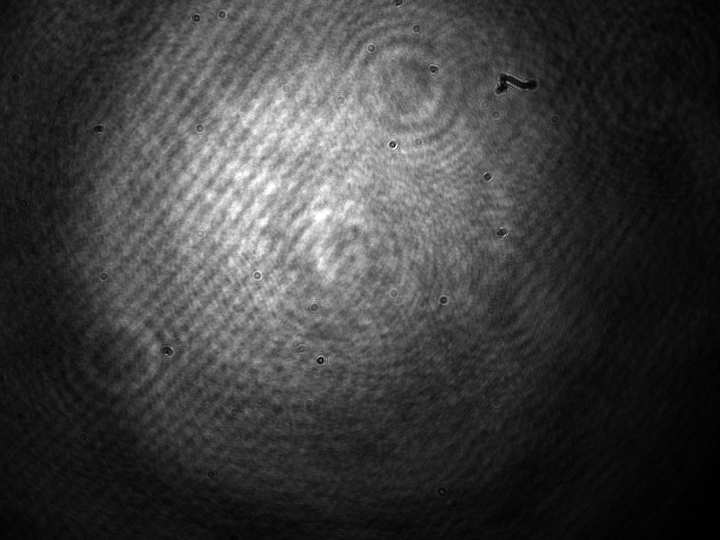
#> input picture data/mot_beam_images/Rb_pre_change/south_vert.png, 1440 x 1080 px (shown at 1/2 size)
$ jupyter execute --allow-errors beam_fitter.ipynb
#> lines starting #> are read from the running program, lines starting #| are printed output that depends on the picture
[cell 1]
import numpy as np
import matplotlib.pyplot as plt
from scipy.optimize import curve_fit
from PIL import Image


px_to_um_flir = 3.45  # pixel-to-micron conversion factor
px_to_um_thorlabs = 5.2

def focal_length(D, MFD, lambda_=767e-9):
    """"""
    return np.pi * D * MFD / (4*lambda_)

def gaussian_1d(x, amplitude, mean, stddev, offset):
    return amplitude * np.exp(-((x - mean)**2) / (2 * stddev**2)) + offset

def gaussian_2d(xy, amplitude, x0, y0, sigma_x, sigma_y, theta, offset):
    x, y = xy
    a = (np.cos(theta)**2) / (2 * sigma_x**2) + (np.sin(theta)**2) / (2 * sigma_y**2)
    b = -(np.sin(2 * theta)) / (4 * sigma_x**2) + (np.sin(2 * theta)) / (4 * sigma_y**2)
    c = (np.sin(theta)**2) / (2 * sigma_x**2) + (np.cos(theta)**2) / (2 * sigma_y**2)
    g = amplitude * np.exp(-(a * (x - x0)**2 + 2 * b * (x - x0) * (y - y0) + c * (y - y0)**2)) + offset
    return g.ravel()

def fit_image_data(image_path, title='', px_to_um = 3.45, figsize=(4,3)):
    # 1. Load Image
#> called with title = 'Rb South Vertical', px_to_um = 3.45, figsize = (4, 3)
    img = Image.open(image_path).convert('L')  # Convert to grayscale
#> img is the input picture: PIL image 1440x1080 L; min 0, max 255, mean 61.9
    data = np.asarray(img, dtype=float)

    rows, cols = data.shape
#> rows = 1080; cols = 1440
    x = np.arange(cols)
#> x = 1440 values from 0 to 1439
    y = np.arange(rows)
#> y = 1080 values from 0 to 1079
    X, Y = np.meshgrid(x, y)

    # 2. Marginal Projections (1D)
    x_data = np.sum(data, axis=0)
#> x_data = 1440 values, max 131194 at index 520, min 7490 at index 1439, mean 66875.8
    y_data = np.sum(data, axis=1)
#> y_data = 1080 values, max 142918 at index 346, min 15730 at index 1079, mean 89167.7

    # Initial guesses for 1D [amp, mean, stddev, offset]
    p0_x = [np.max(x_data), np.argmax(x_data), 10, np.min(x_data)]
#> p0_x = [131194, 520, 10, 7490]
    p0_y = [np.max(y_data), np.argmax(y_data), 10, np.min(y_data)]
#> p0_y = [142918, 346, 10, 15730]

    popt_x, pcov_x = curve_fit(gaussian_1d, x, x_data, p0=p0_x)
#> popt_x = [122297.5, 603.4, 293.1, 5839.1]; pcov_x = [[114741.8, 16, 195.5, -93202.7], [16, 0.303, 0.0363, -17.28], [195.5, 0.0363, 1.23, -322.9], [-93202.7, -17.28, -322.9, 115043.8]]
    popt_y, pcov_y = curve_fit(gaussian_1d, y, y_data, p0=p0_y)
#> popt_y = [127054.7, 370, 289.5, 12977.7]; pcov_y = [[136430.1, 29.3, 270.4, -132523.3], [29.3, 0.199, -0.0152, -23.98], [270.4, -0.0152, 1.13, -367.3], [-132523.3, -23.98, -367.3, 154130.7]]

    perr_x = np.sqrt(np.diag(pcov_x))
#> perr_x = [338.7, 0.551, 1.11, 339.2]
    perr_y = np.sqrt(np.diag(pcov_y))
#> perr_y = [369.4, 0.446, 1.06, 392.6]

    # 3. Full 2D Fit
    # Initial guess: [amp, x0, y0, sigma_x, sigma_y, theta, offset]
    p0_2d = [np.max(data), popt_x[1], popt_y[1], popt_x[2], popt_y[2], 0, np.min(data)]
#> p0_2d = [255, 603.4, 370, 293.1, 289.5, 0, 0]

    # Flatten grid for curve_fit
    popt_2d, pcov_2d = curve_fit(gaussian_2d, (X, Y), data.ravel(), p0=p0_2d)
#> popt_2d = [184.9, 607.5, 370.7, 273.8, 301.5, 2.49, 8]
    perr_2d = np.sqrt(np.diag(pcov_2d))
#> perr_2d = [0.0419, 0.0612, 0.0716, 0.0885, 0.0994, 0.00183, 0.0268]

    # 4. Printing Results
    print("--- 1D Marginal Fits ---")
    print(f"X-Margin Width (sigma): {px_to_um*abs(popt_x[2]):.0f}({1e1*px_to_um*abs(perr_x[2]):.0f})" + r"um")
#| X-Margin Width (sigma): 1011(38)um
    print(f"Y-Margin Width (sigma): {px_to_um*abs(popt_y[2]):.0f}({1e1*px_to_um*abs(perr_y[2]):.0f})" + r"um")
#| Y-Margin Width (sigma): 999(37)um

    print("\n--- 2D Gaussian Fit ---")
    print(f"Sigma_X: {px_to_um*abs(popt_2d[3]):.1f}({1e1*px_to_um*abs(perr_2d[3]):.0f})" + r"um")
#| Sigma_X: 944.6(3)um
    print(f"Sigma_Y: {px_to_um*abs(popt_2d[4]):.1f}({1e1*px_to_um*abs(perr_2d[4]):.0f})" + r"um")
#| Sigma_Y: 1040.0(3)um
    print(f"Rotation (Skew) Theta: {popt_2d[5]:.3f}({1e1*perr_2d[5]:.3f}) rad")
#| Rotation (Skew) Theta: 2.491(0.018) rad
    print(f" or {np.degrees(popt_2d[5]):.1f}({10*np.degrees(perr_2d[5]):.1f})°")
#|  or 142.7(1.0)°

    # 5. Plotting
    fig, ax = plt.subplots(1, 1, figsize=figsize)
    im = ax.imshow(data, cmap='viridis', origin='upper')
    ax.set_title(title)
    ax.set(xlabel=r'x (px)', ylabel=r'y (px)')

    # Overlay 2D fit contour
    Z_fit = gaussian_2d((X, Y), *popt_2d).reshape(rows, cols)
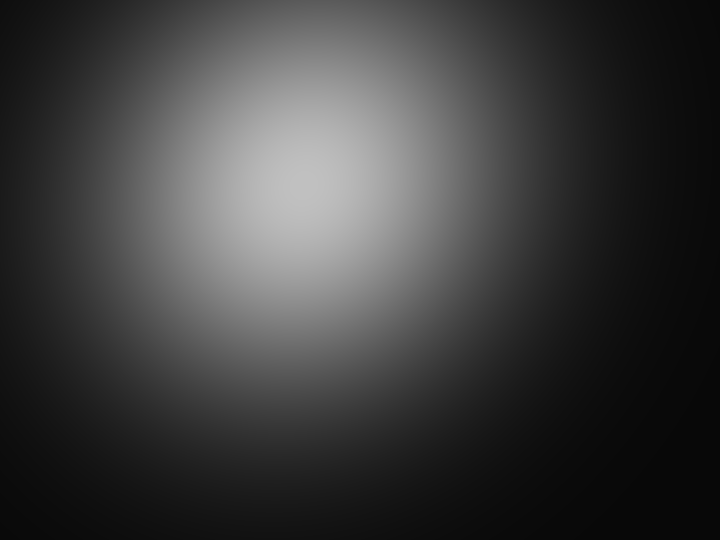
#> Z_fit: shape (1080, 1440) float64 (shown at 1/2 size); min 8.06, max 192.9, mean 61.9
    ax.contour(X, Y, Z_fit, colors='w', alpha=0.5)
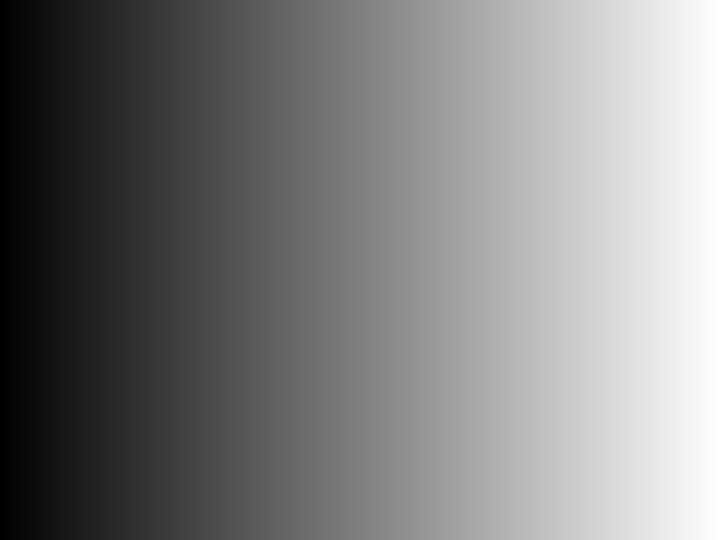
#> X: shape (1080, 1440) int64 (shown at 1/2 size); min 0, max 1439, mean 719.5; drawn with min black and max white

    plt.colorbar(im)
    plt.show()
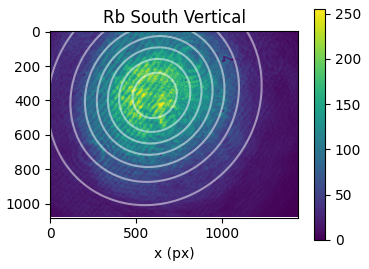
#> figure drawn by matplotlib, 2 panels

### Desired Asphere focal length for fibre launch

[cell 2]
focal_length(D=2.35e-3, MFD=5.3e-6)

lambda_ = 767e-9
D = 6.5e-3 * 4 * lambda_ / (np.pi * 5.3e-6)
# np.pi * D * MFD / (4*lambda_)
print(D)

D * 1.7 / 2 / 2

[cell 3]
image_folder = '../data/mot_beam_images/Rb_pre_change/'

image_files = ["horizontal.png",
               "north_vert.png",
               "south_vert.png",]


image_titles = ['Rb Horizontal',
                'Rb North Vertical',
                'Rb South Vertical',]

camera_px_to_um = [px_to_um_flir,
                   px_to_um_thorlabs,
                   px_to_um_flir,]

i = 2  # Change this index to fit different images

image_file = image_folder + image_files[i]
fit_image_data(image_file, title=image_titles[i],
               figsize=(4,3), px_to_um=camera_px_to_um[i])

[cell 4]
image_folder = '../data/mot_beam_images/Rb_post_change/'

image_files = ["Rb_NV.tif",
               "Rb_SV.bmp",]


image_titles = ['Rb North Vertical',
                'Rb South Vertical',]

camera_px_to_um = [px_to_um_thorlabs,
                   px_to_um_flir,]

i = 0  # Change this index to fit different images

image_file = image_folder + image_files[i]
fit_image_data(image_file, title=image_titles[i],
               figsize=(4,3), px_to_um=camera_px_to_um[i])
#> call 2 of fit_image_data, with title = 'Rb North Vertical', px_to_um = 5.2, figsize = (4, 3)
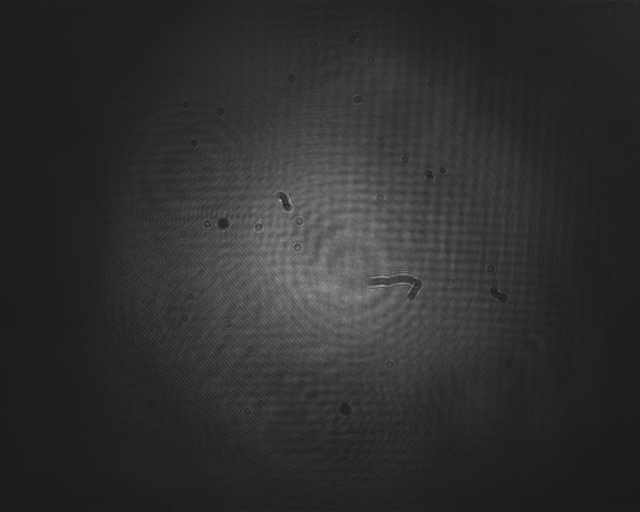
#> input picture data/mot_beam_images/2026-04-10/Rb_NV.tif, 1280 x 1024 px, found by its file name (shown at 1/2 size)
#> in fit_image_data (call 2), `x_data = np.sum(data, axis=0)`: x_data = 1280 values, max 73147 at index 651, min 30023 at index 1, mean 48141.7
#> in fit_image_data (call 2), `y_data = np.sum(data, axis=1)`: y_data = 1024 values, max 83677 at index 572, min 38415 at index 1021, mean 60177.2
#> in fit_image_data (call 2), `p0_x = [np.max(x_data), np.argmax(x_data), 10, np.min(x_data)]`: p0_x = [73147, 651, 10, 30023]
#> in fit_image_data (call 2), `p0_y = [np.max(y_data), np.argmax(y_data), 10, np.min(y_data)]`: p0_y = [83677, 572, 10, 38415]
#> in fit_image_data (call 2), `popt_x, pcov_x = curve_fit(gaussian_1d, x, x_data, p0=p0_x)`: popt_x = [40448.6, 655.9, 222.7, 30575.3]; pcov_x = [[8457.2, -0.202, 23.17, -5432], [-0.202, 0.177, -0.00163, 0.25], [23.17, -0.00163, 0.556, -52.26], [-5432, 0.25, -52.26, 7223.5]]
#> in fit_image_data (call 2), `popt_y, pcov_y = curve_fit(gaussian_1d, y, y_data, p0=p0_y)`: popt_y = [39495.7, 500.8, 199.5, 41087.2]; pcov_y = [[46219.4, 1.65, 187.5, -38894.4], [1.65, 0.526, 0.0105, -1.94], [187.5, 0.0105, 2.42, -304.6], [-38894.4, -1.94, -304.6, 49226.9]]
#> in fit_image_data (call 2), `perr_x = np.sqrt(np.diag(pcov_x))`: perr_x = [91.96, 0.42, 0.746, 84.99]
#> in fit_image_data (call 2), `perr_y = np.sqrt(np.diag(pcov_y))`: perr_y = [215, 0.725, 1.56, 221.9]
#> in fit_image_data (call 2), `p0_2d = [np.max(data), popt_x[1], popt_y[1], popt_x[2], popt_y[2], 0, ..`: p0_2d = [193, 655.9, 500.8, 222.7, 199.5, 0, 25]
#> in fit_image_data (call 2), `popt_2d, pcov_2d = curve_fit(gaussian_2d, (X, Y), data.ravel(), p0=p0_..`: popt_2d = [76.59, 654.2, 503.4, 214.6, 207.8, 0.183, 30.91]
#> in fit_image_data (call 2), `perr_2d = np.sqrt(np.diag(pcov_2d))`: perr_2d = [0.0205, 0.057, 0.0555, 0.0748, 0.0704, 0.00584, 0.00926]
#| X-Margin Width (sigma): 1158(39)um
#| Y-Margin Width (sigma): 1038(81)um
#| Sigma_X: 1116.1(4)um
#| Sigma_Y: 1080.6(4)um
#| Rotation (Skew) Theta: 0.183(0.058) rad
#|  or 10.5(3.3)°
#> in fit_image_data (call 2), `ax.contour(X, Y, Z_fit, colors='w', alpha=0.5)`:
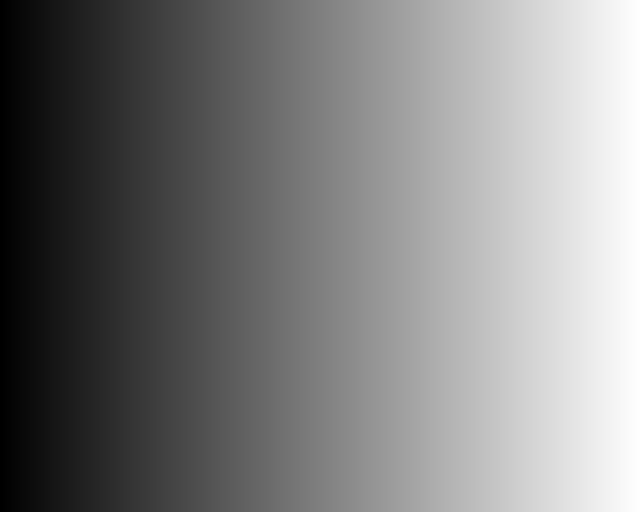
#> X: shape (1024, 1280) int64 (shown at 1/2 size); min 0, max 1279, mean 639.5; drawn with min black and max white
#> in fit_image_data (call 2), `plt.show()`:
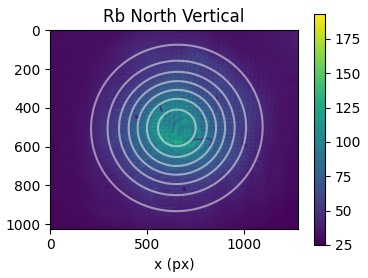
#> figure drawn by matplotlib, 2 panels

### Compare sizes of Rb and KRP beams

[cell 5]
image_folders = ['../data/mot_beam_images/2026-04-07/',
                 '../data/mot_beam_images/2026-04-07/',
                '../data/mot_beam_images/2026-04-07/',
                '../data/mot_beam_images/2026-04-07/']

image_files = ["NV_Rb.tif",
               "SV_Rb.bmp",
               "NV_KRP.tif",
               "SV_KRP.bmp"]

image_titles = ['Rb North Vertical',
                'Rb South Vertical',
                'KRP North Vertical',
                'KRP South Vertical',]

camera_px_to_um = [px_to_um_thorlabs,
                   px_to_um_flir,
                   px_to_um_thorlabs,
                   px_to_um_flir]

#> (the rest of this cell did not finish here and is left out)

#> call 3 of fit_image_data, with title = 'Rb North Vertical', px_to_um = 5.2, figsize = (4, 3)
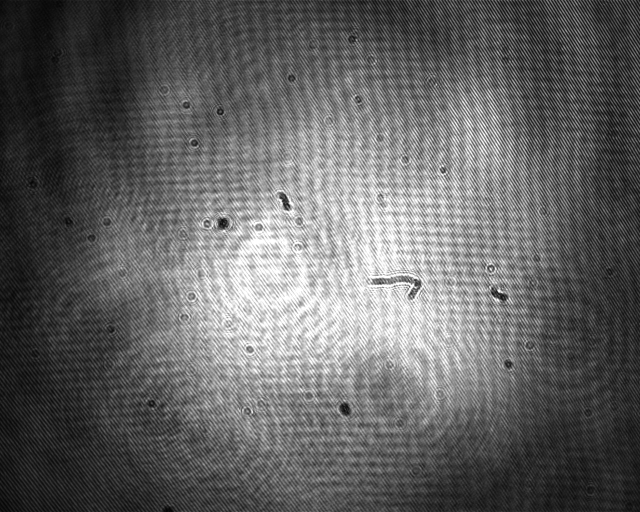
#> input picture data/mot_beam_images/2026-04-07/NV_Rb.tif, 1280 x 1024 px (shown at 1/2 size)
#> in fit_image_data (call 3), `x_data = np.sum(data, axis=0)`: x_data = 1280 values, max 155480 at index 668, min 23595 at index 1, mean 101200.8
#> in fit_image_data (call 3), `y_data = np.sum(data, axis=1)`: y_data = 1024 values, max 184840 at index 539, min 56897 at index 1022, mean 126501
#> in fit_image_data (call 3), `p0_x = [np.max(x_data), np.argmax(x_data), 10, np.min(x_data)]`: p0_x = [155480, 668, 10, 23595]
#> in fit_image_data (call 3), `p0_y = [np.max(y_data), np.argmax(y_data), 10, np.min(y_data)]`: p0_y = [184840, 539, 10, 56897]
#> in fit_image_data (call 3), `popt_x, pcov_x = curve_fit(gaussian_1d, x, x_data, p0=p0_x)`: popt_x = [172244.4, 687, 382.9, -15413.8]; pcov_x = [[3045354.4, -182.3, 5899.7, -3205277.9], [-182.3, 0.414, -0.308, 188.8], [5899.7, -0.308, 12.7, -6454.5], [-3205277.9, 188.8, -6454.5, 3439408.1]]
#> in fit_image_data (call 3), `popt_y, pcov_y = curve_fit(gaussian_1d, y, y_data, p0=p0_y)`: popt_y = [141138.8, 526.3, 270.2, 38615.9]; pcov_y = [[2205744.5, -56.83, 4041.9, -2337719.9], [-56.83, 0.483, -0.0952, 60.4], [4041.9, -0.0952, 8.93, -4645.9], [-2337719.9, 60.4, -4645.9, 2592603.8]]
#> in fit_image_data (call 3), `perr_x = np.sqrt(np.diag(pcov_x))`: perr_x = [1745.1, 0.644, 3.56, 1854.6]
#> in fit_image_data (call 3), `perr_y = np.sqrt(np.diag(pcov_y))`: perr_y = [1485.2, 0.695, 2.99, 1610.2]
#> in fit_image_data (call 3), `p0_2d = [np.max(data), popt_x[1], popt_y[1], popt_x[2], popt_y[2], 0, ..`: p0_2d = [255, 687, 526.3, 382.9, 270.2, 0, 3]
#> in fit_image_data (call 3), `popt_2d, pcov_2d = curve_fit(gaussian_2d, (X, Y), data.ravel(), p0=p0_..`: popt_2d = [213.1, 685.8, 529.1, 330.1, 281.7, 0.564, 15.8]
#> in fit_image_data (call 3), `perr_2d = np.sqrt(np.diag(pcov_2d))`: perr_2d = [0.107, 0.118, 0.114, 0.254, 0.222, 0.0019, 0.113]
#| X-Margin Width (sigma): 1991(185)um
#| Y-Margin Width (sigma): 1405(155)um
#| Sigma_X: 1716.5(13)um
#| Sigma_Y: 1465.0(12)um
#| Rotation (Skew) Theta: 0.564(0.019) rad
#|  or 32.3(1.1)°
#> in fit_image_data (call 3), `Z_fit = gaussian_2d((X, Y), *popt_2d).reshape(rows, cols)`:
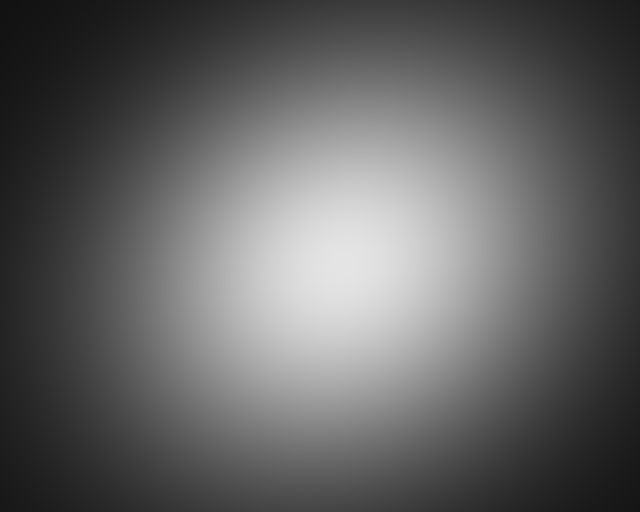
#> Z_fit: shape (1024, 1280) float64 (shown at 1/2 size); min 17.99, max 228.9, mean 98.8
#> in fit_image_data (call 3), `plt.show()`:
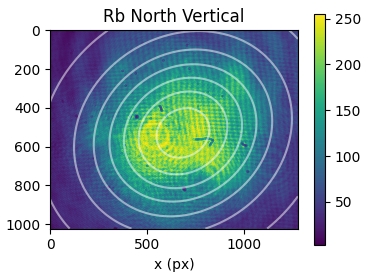
#> figure drawn by matplotlib, 2 panels

### MOT alley beams out of fibres

[cell 6]
image_folder = '../data/mot_beam_images/2026-04-06/'
#> image_folder = '../data/mot_beam_images/2026-04-06/'

image_files = ["Rb_fibre_output_far_horizontalcam.png",
               "Rb_fibre_output_close_northvert_cam.tif",
               'KTrap_close_northvert_cam.tif',
               "KRP_close_northvert_cam.tif",
               'K_RP_4m.png',
               'KRP_southvertcam_newmotoptics.png',
               'K RP 1.tif',
               'K RP 2.bmp',
               'Rb no telescope NV.tif',
               'RB no telescope SV.bmp']


image_titles = ['Rb Far',
                'Rb Close',
                'K Trap Close',
                'K RP Close',
                'K RP Far',
                'K RP Close',
                'K RP Far, f=6.24mm',
                'K RP Close, f=6.24mm',
                'Rb NV, no telescope',
                'Rb SV, no telescope']

camera_px_to_um = [px_to_um_flir,
                   px_to_um_thorlabs,
                   px_to_um_thorlabs,
                   px_to_um_thorlabs,
                   px_to_um_thorlabs,
                   px_to_um_flir,
                   px_to_um_thorlabs,
                   px_to_um_flir,
                   px_to_um_thorlabs,
                   px_to_um_flir,]

i = 9  # Change this index to fit different images

image_file = image_folder + image_files[i]
#> (the rest of this cell did not finish here and is left out)

### Second attempt at MOT beam images

[cell 7]
image_folder = '../data/mot_beam_images/'
#> image_folder = '../data/mot_beam_images/'

image_files = ['Rb_southV.png',
               'Rb_northV_longarm.png',
               'K_Trap_vertS.png',
               'K_Trap_vertN_longarm.png',
               'K_RP_southV.png',
               'K_RP_northV_longarm.png',
               ]

image_titles = ['Rb South Vertical',
                'Rb North Vertical + 240cm',
                'K Trap South Vertical',
                'K Trap North Vertical + 240cm',
                'K RP South Vertical',
                'K RP North Vertical + 240cm',
                ]

i = 5  # Change this index to fit different images

image_file = image_folder + image_files[i]
#> (the rest of this cell did not finish here and is left out)

[cell 8]
def beam_expansion(z, w0, z0=0, lambda_=767e-9):
    z_R = np.pi * w0**2 / lambda_
    return w0 * np.sqrt(1 + ((z - z0) / z_R)**2)

z1 = 2.4
#> z1 = 2.4

# --- Rb
w_0x = 970.2e-6
w_0y = 1091.1e-6

wx = 1317.0e-6
wy = 1136.5e-6

wx1 = beam_expansion(z1, w_0x)
#> wx1 = 0.00114
wy1 = beam_expansion(z1, w_0y)
#> wy1 = 0.00122

print("\n--- Rb beam expansion ---")
print(f"For an initial K beam size of ({w_0x*1e3:.3f}, {w_0y*1e3:.3f}) mm,")
print(f"we measure at {z1} m a beam size of ({wx*1e3:.3f}, {wy*1e3:.3f}) mm.")
#| we measure at 2.4 m a beam size of (1.317, 1.136) mm.
print(f"Which is a {wx/w_0x:.3f}x expansion in x, {wy/w_0y:.3f}x expansion in y.")
print(f"The expected size at {z1} m is ({wx1*1e3:.3f}, {wy1*1e3:.3f}) mm.")
#| The expected size at 2.4 m is (1.143, 1.216) mm.
print(f"Predicting a {wx1/w_0x:.3f}x expansion in x, {wy1/w_0y:.3f}x expansion in y.")
#| Predicting a 1.178x expansion in x, 1.115x expansion in y.

# --- K
w_0x = 1152.1e-6
w_0y = 1120.3e-6

wx = 1615e-6
wy = 1483e-6

wx1 = beam_expansion(z1, w_0x)
#> wx1 = 0.00126
wy1 = beam_expansion(z1, w_0y)
#> wy1 = 0.00124

print("\n--- K beam expansion ---")
print(f"For an initial K beam size of ({w_0x*1e3:.3f}, {w_0y*1e3:.3f}) mm,")
print(f"we measure at {z1} m a beam size of ({wx*1e3:.3f}, {wy*1e3:.3f}) mm.")
#| we measure at 2.4 m a beam size of (1.615, 1.483) mm.
print(f"Which is a {wx/w_0x:.3f}x expansion in x, {wy/w_0y:.3f}x expansion in y.")
print(f"The expected size at {z1} m is ({wx1*1e3:.3f}, {wy1*1e3:.3f}) mm.")
#| The expected size at 2.4 m is (1.259, 1.236) mm.
print(f"Predicting a {wx1/w_0x:.3f}x expansion in x, {wy1/w_0y:.3f}x expansion in y.")
#| Predicting a 1.093x expansion in x, 1.104x expansion in y.

# --- K RP
w_0x = 800.4e-6
w_0y = 726.0e-6

wx = 912.1e-6
wy = 1026.4e-6

wx1 = beam_expansion(z1, w_0x)
#> wx1 = 0.00108
wy1 = beam_expansion(z1, w_0y)
#> wy1 = 0.00109

print("\n--- K RP beam expansion ---")
print(f"For an initial K beam size of ({w_0x*1e3:.3f}, {w_0y*1e3:.3f}) mm,")
print(f"we measure at {z1} m a beam size of ({wx*1e3:.3f}, {wy*1e3:.3f}) mm.")
#| we measure at 2.4 m a beam size of (0.912, 1.026) mm.
print(f"Which is a {wx/w_0x:.3f}x expansion in x, {wy/w_0y:.3f}x expansion in y.")
print(f"The expected size at {z1} m is ({wx1*1e3:.3f}, {wy1*1e3:.3f}) mm.")
#| The expected size at 2.4 m is (1.085, 1.086) mm.
print(f"Predicting a {wx1/w_0x:.3f}x expansion in x, {wy1/w_0y:.3f}x expansion in y.")
#| Predicting a 1.355x expansion in x, 1.495x expansion in y.

[cell 9]
1615/912

[cell 10]
beam_expansion(4.0, w0=0.25e-3, lambda_=767e-9)

### First attempt at MOT beam images

[cell 11]
image_folder = '../data/mot_beam_images/'

image_files = ['K_dichroic_dump.png',
               'K_MOT_alley.png',
               'Rb_dichroic_dump.png',
               'Rb_MOT_alley.png',]

image_titles = ['K Dichroic Dump',
                'K MOT Alley',
                'Rb Dichroic Dump',
                'Rb MOT Alley',]

i = 3  # Change this index to fit different images

image_file = image_folder + image_files[i]
#> (the rest of this cell did not finish here and is left out)

--- 1D Marginal Fits ---
X-Margin Width (sigma): 878(22)um
Y-Margin Width (sigma): 907(61)um

--- 2D Gaussian Fit ---
Sigma_X: 866.4(3)um
Sigma_Y: 1044.4(4)um
Rotation (Skew) Theta: -0.067(0.011) rad
 or -3.8(0.6)°

[cell 12]
def beam_expansion(z, w0, lambda_=767e-9):
    z_R = np.pi * w0**2 / lambda_
    return w0 * np.sqrt(1 + (z / z_R)**2)

# --- K
w_0x = 866.4e-6
#> w_0x = 0.000866
w_0y = 1044.4e-6
z1 = 1.5
z2 = 1.7
wx1 = beam_expansion(z1, w_0x)
#> in beam_expansion, `z_R = np.pi * w0**2 / lambda_`: z_R = 3.07
#> wx1 = 0.000964
wy1 = beam_expansion(z1, w_0y)
wx2 = beam_expansion(z2, w_0x)
#> wx2 = 0.00099
wy2 = beam_expansion(z2, w_0y)

print("\n--- K beam expansion ---")
print(f"For an initial K beam size of ({w_0x*1e3:.3f}, {w_0y*1e3:.3f}) mm,")
#| For an initial K beam size of (0.866, 1.044) mm,
print(f"the expected size at {z1} m is ({wx1*1e3:.3f}, {wy1*1e3:.3f}) mm,")
#| the expected size at 1.5 m is (0.964, 1.102) mm,
print(f"the expected size at {z2} m is ({wx2*1e3:.3f}, {wy2*1e3:.3f}) mm.")
#| the expected size at 1.7 m is (0.990, 1.117) mm.
